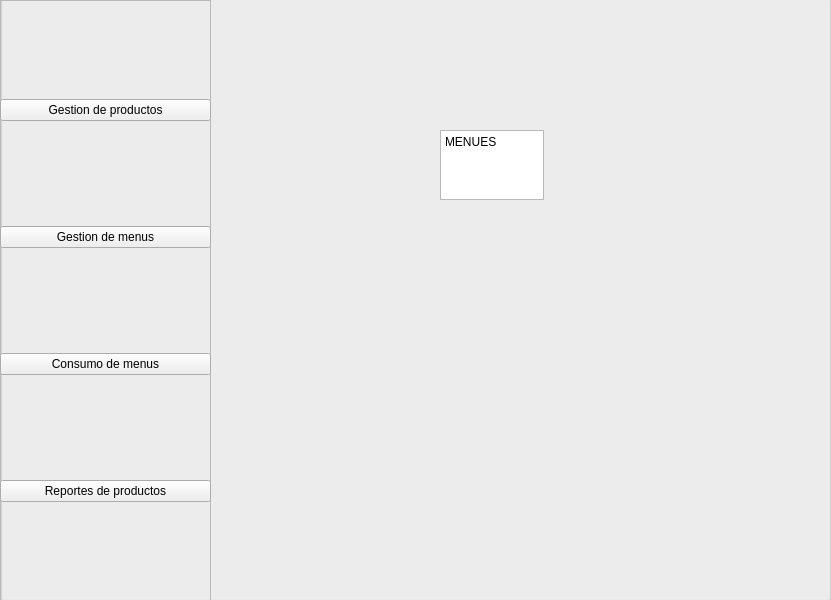
<?xml version="1.0" encoding="UTF-8"?>
<ui version="4.0">
 <class>MainWindow</class>
 <widget class="QMainWindow" name="MainWindow">
  <property name="geometry">
   <rect>
    <x>0</x>
    <y>0</y>
    <width>831</width>
    <height>600</height>
   </rect>
  </property>
  <property name="windowTitle">
   <string>MainWindow</string>
  </property>
  <widget class="QWidget" name="centralwidget">
   <widget class="QGroupBox" name="groupBox">
    <property name="geometry">
     <rect>
      <x>0</x>
      <y>-20</y>
      <width>831</width>
      <height>621</height>
     </rect>
    </property>
    <property name="title">
     <string>GroupBox</string>
    </property>
    <widget class="QFrame" name="frame">
     <property name="geometry">
      <rect>
       <x>0</x>
       <y>20</y>
       <width>211</width>
       <height>601</height>
      </rect>
     </property>
     <property name="frameShape">
      <enum>QFrame::Shape::StyledPanel</enum>
     </property>
     <property name="frameShadow">
      <enum>QFrame::Shadow::Raised</enum>
     </property>
     <widget class="QWidget" name="verticalLayoutWidget">
      <property name="geometry">
       <rect>
        <x>0</x>
        <y>0</y>
        <width>211</width>
        <height>601</height>
       </rect>
      </property>
      <layout class="QVBoxLayout" name="verticalLayout">
       <item>
        <widget class="QPushButton" name="btnProductos">
         <property name="text">
          <string>Gestion de productos</string>
         </property>
        </widget>
       </item>
       <item>
        <widget class="QPushButton" name="btnMenus">
         <property name="text">
          <string>Gestion de menus</string>
         </property>
        </widget>
       </item>
       <item>
        <widget class="QPushButton" name="btnConsumo">
         <property name="text">
          <string>Consumo de menus</string>
         </property>
        </widget>
       </item>
       <item>
        <widget class="QPushButton" name="btnReportes">
         <property name="text">
          <string>Reportes de productos</string>
         </property>
        </widget>
       </item>
      </layout>
     </widget>
    </widget>
    <widget class="QStackedWidget" name="stackedWidget">
     <property name="geometry">
      <rect>
       <x>280</x>
       <y>-10</y>
       <width>591</width>
       <height>601</height>
      </rect>
     </property>
     <property name="currentIndex">
      <number>3</number>
     </property>
     <widget class="QWidget" name="pageProductos">
      <widget class="QTextEdit" name="textEdit_3">
       <property name="geometry">
        <rect>
         <x>230</x>
         <y>240</y>
         <width>104</width>
         <height>70</height>
        </rect>
       </property>
       <property name="html">
        <string>&lt;!DOCTYPE HTML PUBLIC &quot;-//W3C//DTD HTML 4.0//EN&quot; &quot;http://www.w3.org/TR/REC-html40/strict.dtd&quot;&gt;
&lt;html&gt;&lt;head&gt;&lt;meta name=&quot;qrichtext&quot; content=&quot;1&quot; /&gt;&lt;meta charset=&quot;utf-8&quot; /&gt;&lt;style type=&quot;text/css&quot;&gt;
p, li { white-space: pre-wrap; }
hr { height: 1px; border-width: 0; }
li.unchecked::marker { content: &quot;\2610&quot;; }
li.checked::marker { content: &quot;\2612&quot;; }
&lt;/style&gt;&lt;/head&gt;&lt;body style=&quot; font-family:'Segoe UI'; font-size:9pt; font-weight:400; font-style:normal;&quot;&gt;
&lt;p style=&quot; margin-top:0px; margin-bottom:0px; margin-left:0px; margin-right:0px; -qt-block-indent:0; text-indent:0px;&quot;&gt;PRODUCTOS&lt;/p&gt;&lt;/body&gt;&lt;/html&gt;</string>
       </property>
      </widget>
     </widget>
     <widget class="QWidget" name="pageReportes">
      <widget class="QTextEdit" name="textEdit_4">
       <property name="geometry">
        <rect>
         <x>150</x>
         <y>210</y>
         <width>104</width>
         <height>70</height>
        </rect>
       </property>
       <property name="html">
        <string>&lt;!DOCTYPE HTML PUBLIC &quot;-//W3C//DTD HTML 4.0//EN&quot; &quot;http://www.w3.org/TR/REC-html40/strict.dtd&quot;&gt;
&lt;html&gt;&lt;head&gt;&lt;meta name=&quot;qrichtext&quot; content=&quot;1&quot; /&gt;&lt;meta charset=&quot;utf-8&quot; /&gt;&lt;style type=&quot;text/css&quot;&gt;
p, li { white-space: pre-wrap; }
hr { height: 1px; border-width: 0; }
li.unchecked::marker { content: &quot;\2610&quot;; }
li.checked::marker { content: &quot;\2612&quot;; }
&lt;/style&gt;&lt;/head&gt;&lt;body style=&quot; font-family:'Segoe UI'; font-size:9pt; font-weight:400; font-style:normal;&quot;&gt;
&lt;p style=&quot; margin-top:0px; margin-bottom:0px; margin-left:0px; margin-right:0px; -qt-block-indent:0; text-indent:0px;&quot;&gt;REPORTES&lt;/p&gt;&lt;/body&gt;&lt;/html&gt;</string>
       </property>
      </widget>
     </widget>
     <widget class="QWidget" name="pageConsumo">
      <widget class="QTextEdit" name="textEdit">
       <property name="geometry">
        <rect>
         <x>200</x>
         <y>150</y>
         <width>104</width>
         <height>70</height>
        </rect>
       </property>
       <property name="html">
        <string>&lt;!DOCTYPE HTML PUBLIC &quot;-//W3C//DTD HTML 4.0//EN&quot; &quot;http://www.w3.org/TR/REC-html40/strict.dtd&quot;&gt;
&lt;html&gt;&lt;head&gt;&lt;meta name=&quot;qrichtext&quot; content=&quot;1&quot; /&gt;&lt;meta charset=&quot;utf-8&quot; /&gt;&lt;style type=&quot;text/css&quot;&gt;
p, li { white-space: pre-wrap; }
hr { height: 1px; border-width: 0; }
li.unchecked::marker { content: &quot;\2610&quot;; }
li.checked::marker { content: &quot;\2612&quot;; }
&lt;/style&gt;&lt;/head&gt;&lt;body style=&quot; font-family:'Segoe UI'; font-size:9pt; font-weight:400; font-style:normal;&quot;&gt;
&lt;p style=&quot; margin-top:0px; margin-bottom:0px; margin-left:0px; margin-right:0px; -qt-block-indent:0; text-indent:0px;&quot;&gt;CONSUMO&lt;/p&gt;&lt;/body&gt;&lt;/html&gt;</string>
       </property>
      </widget>
     </widget>
     <widget class="QWidget" name="pageMenus">
      <widget class="QTextEdit" name="textEdit_2">
       <property name="geometry">
        <rect>
         <x>160</x>
         <y>160</y>
         <width>104</width>
         <height>70</height>
        </rect>
       </property>
       <property name="html">
        <string>&lt;!DOCTYPE HTML PUBLIC &quot;-//W3C//DTD HTML 4.0//EN&quot; &quot;http://www.w3.org/TR/REC-html40/strict.dtd&quot;&gt;
&lt;html&gt;&lt;head&gt;&lt;meta name=&quot;qrichtext&quot; content=&quot;1&quot; /&gt;&lt;meta charset=&quot;utf-8&quot; /&gt;&lt;style type=&quot;text/css&quot;&gt;
p, li { white-space: pre-wrap; }
hr { height: 1px; border-width: 0; }
li.unchecked::marker { content: &quot;\2610&quot;; }
li.checked::marker { content: &quot;\2612&quot;; }
&lt;/style&gt;&lt;/head&gt;&lt;body style=&quot; font-family:'Segoe UI'; font-size:9pt; font-weight:400; font-style:normal;&quot;&gt;
&lt;p style=&quot; margin-top:0px; margin-bottom:0px; margin-left:0px; margin-right:0px; -qt-block-indent:0; text-indent:0px;&quot;&gt;MENUES&lt;/p&gt;&lt;/body&gt;&lt;/html&gt;</string>
       </property>
      </widget>
     </widget>
    </widget>
   </widget>
  </widget>
 </widget>
 <resources/>
 <connections/>
</ui>
